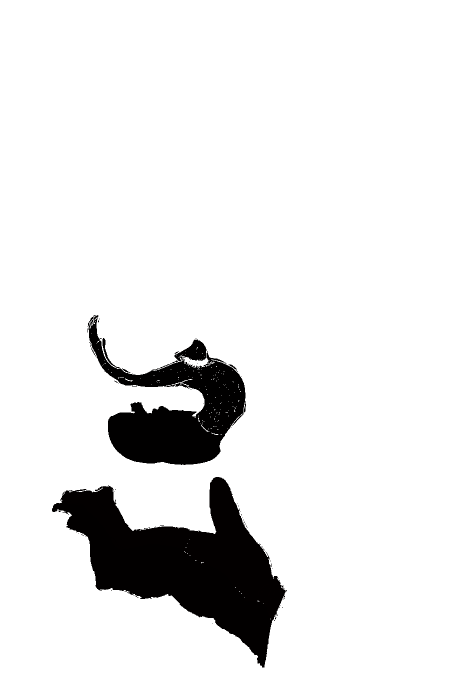
#> input picture yose/user_masks/kuniyoshi_labels.png, 950 x 1394 px, given in place of tfam.png, which was not available (shown at 1/2 size)
$ python trace.py   (older library calls are emulated)
#> lines starting #> are read from the running program, lines starting #| are printed output that depends on the picture; after the words box and inside, x2 and y2 are one past the last pixel; in counts of white or black regions, pixels touching at a corner belong together; pictures that were not available may be replaced by others from this repository, and a replacement may not be noted
# PROVENANCE ONLY (not run by build.zsh): how work/masks_traced/*.png was made from user_masks/.
# The committed masks_traced/*.png are its result; it also needs intermediate files not kept here.
# Snap the user's painted masks onto Kuniyoshi's ink lines (full resolution).
# user masks = rough guide; final edges come from a marker watershed on the ink-darkness ridge.
import numpy as np, cv2
from PIL import Image
import os
D=os.path.dirname(os.path.abspath(__file__))+'/'
src=np.asarray(Image.open(D+'dl/tfam.png').convert('RGB'))
H,W=src.shape[:2]
#> H = 1394; W = 950
f=src.astype(np.float32); R,G,B=f[...,0],f[...,1],f[...,2]
#> after `R, G, B = (f[..., 0], f[..., 1], f[..., 2])`: G: shape (1394, 950) float32; every value is 0
a=np.asarray(Image.open(D+'user_masks/kuniyoshi_labels.png').convert('RGBA'))
#> a is the input picture: shape (1394, 950, 4); mean R, G, B, A 0.2, 0, 0, 22.3
ids=(a[...,0]*(a[...,3]>0)).astype(np.int32)
#> ids: shape (1394, 950) int32; 5 distinct labels, from 0 to 4
# stray id4 -> nearest of 2/3
d2=cv2.distanceTransform((ids!=2).astype(np.uint8),cv2.DIST_L2,3); d3=cv2.distanceTransform((ids!=3).astype(np.uint8),cv2.DIST_L2,3)
ids[(ids==4)&(d3<=d2)]=3; ids[ids==4]=2
#> after `ids[(ids == 4) & (d3 <= d2)] = 3`: ids: shape (1394, 950) int32; 5 distinct labels, from 0 to 4
#> after `ids[ids == 4] = 2`: ids: shape (1394, 950) int32; 4 distinct labels, from 0 to 3
P={1:'jaw',3:'hand_upper',2:'hand_lower'}
# ---- ink ridge
dark=255-f.mean(-1)
dog=dark-cv2.GaussianBlur(dark,(0,0),3)          # local contrast: faint strokes stand out
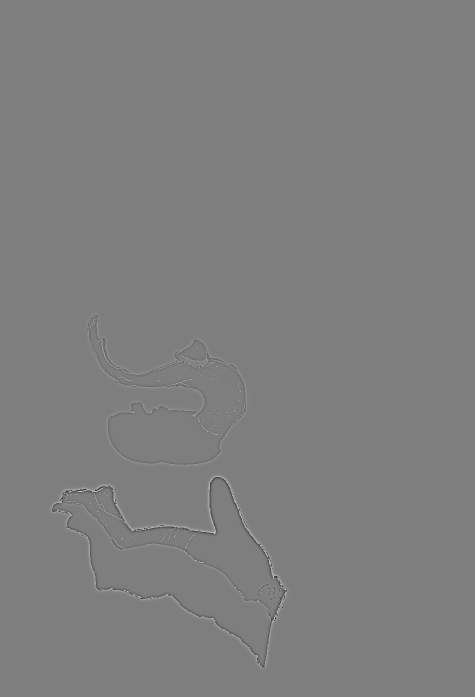
#> dog: shape (1394, 950) float32 (shown at 1/2 size); min -0.956, max 0.965, mean -1.52e-05; drawn with min black and max white
elev=0.5*dark+2.0*np.clip(dog,0,None)
rb=cv2.GaussianBlur(R-B,(0,0),1.0)               # skin (R>B) vs paper (B>=R): colour edge where ink is faint
gx=cv2.Sobel(rb,cv2.CV_32F,1,0,ksize=3); gy=cv2.Sobel(rb,cv2.CV_32F,0,1,ksize=3)
elev=elev+0.35*np.sqrt(gx*gx+gy*gy)
elev=cv2.GaussianBlur(elev,(0,0),0.7)
elev8=np.clip(elev,0,255).astype(np.uint8)
inkish=(dog>12)|(dark>110)
#> inkish: shape (1394, 950) bool; every value is 1
bluish=(B>R+3)&(dark<135)
#> bluish: shape (1394, 950) bool; every value is 0
paperish=(f.min(-1)>195)&(B>=R-6)
bgpix=bluish&~inkish&(B>R+8)   # only true blue paper seeds the background; pale highlights inside a body are not paper
# ---- markers
BAND=6
k=cv2.getStructuringElement(cv2.MORPH_ELLIPSE,(2*BAND+1,2*BAND+1))
markers=np.zeros((H,W),np.int32)
anyp=np.zeros((H,W),np.uint8)
for i in P: anyp|=(ids==i).astype(np.uint8)
#> this loop made 3 passes
#> pass 1, `for i in P: anyp|=(ids==i).astype(np.uint8)`:
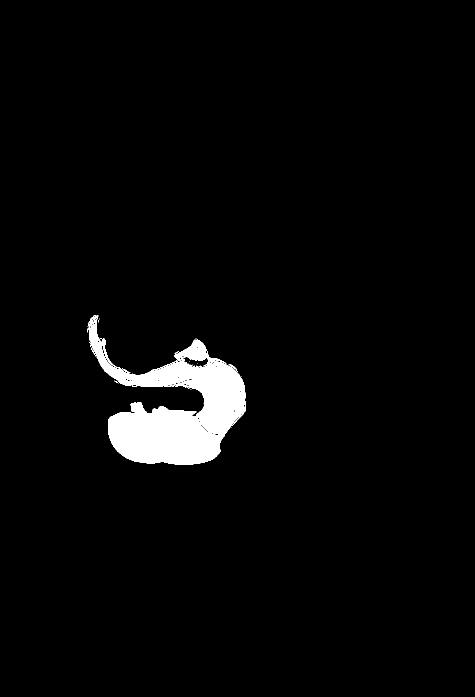
#> anyp: shape (1394, 950) (shown at 1/2 size); values 0 (black) and 1 (white), 3.1% white; 32 white regions (27 under 20 px), largest, box (x1, y1, x2, y2) and area: (176, 630, 491, 930) 41037, (457, 729, 476, 744) 52, (488, 802, 492, 825) 45, (244, 737, 261, 746) 43, (182, 695, 191, 712) 24
for i in P:
    core=cv2.erode((ids==i).astype(np.uint8),k).astype(bool)
    markers[core&~bgpix]=i
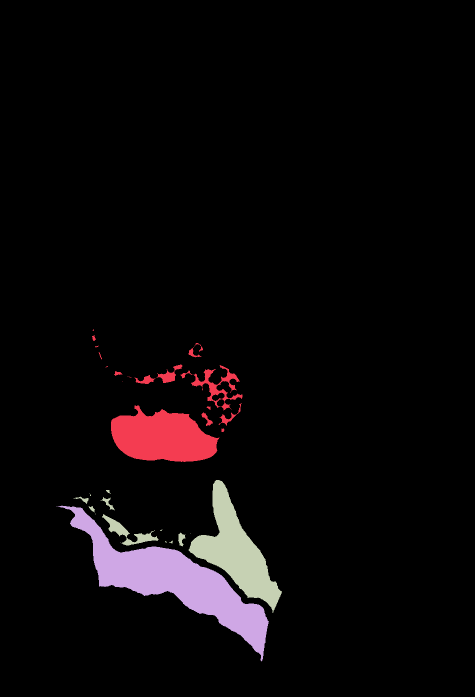
#> markers: shape (1394, 950) int32 (shown at 1/2 size); 4 distinct labels, from 0 to 3; one colour per label, 0 black
STATIC=10; BG=11
far=~cv2.dilate(anyp,k).astype(bool)
#> far: shape (1394, 950) bool; 89.6% white; 2 black regions, box (x1, y1, x2, y2) and area: (98, 948, 580, 1341) 85465, (169, 624, 498, 936) 52627
markers[far&~bgpix]=STATIC
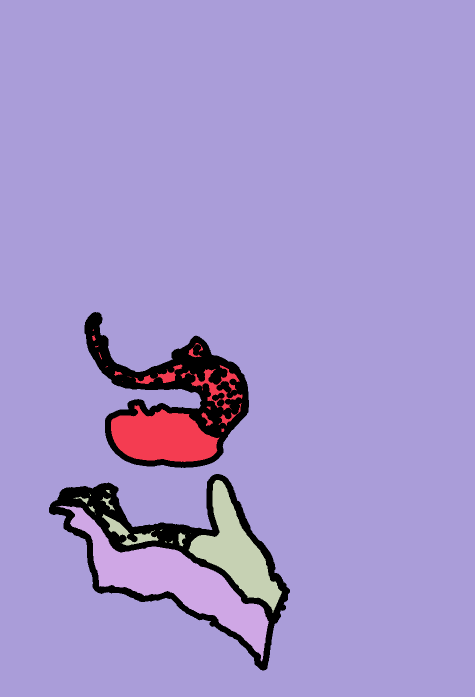
#> markers: shape (1394, 950) int32 (shown at 1/2 size); 5 distinct labels, from 0 to 10; one colour per label, 0 black
markers[bgpix&(markers==0)]=BG           # blue paper / pale fringe, also overspill inside a mask
# keep markers only inside a working window around the people
win=cv2.dilate(anyp,np.ones((41,41),np.uint8)).astype(bool)
#> win: shape (1394, 950) bool; 14.8% white; 1 white region, box (x1, y1, x2, y2) and area: (84, 610, 594, 1355) 196390
markers[~win]=STATIC
ws=cv2.watershed(cv2.cvtColor(elev8,cv2.COLOR_GRAY2BGR),markers)
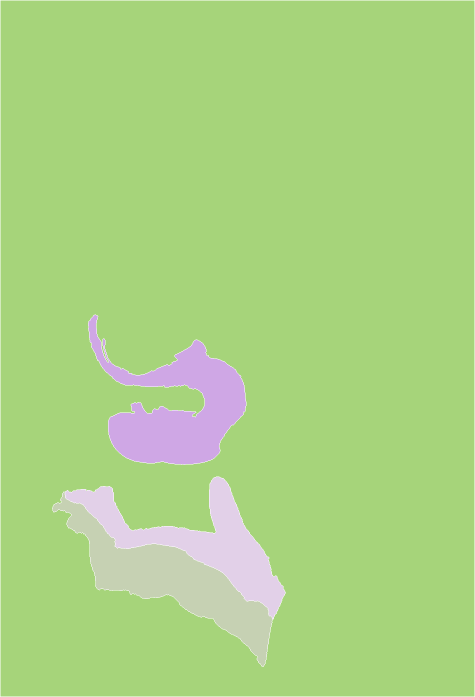
#> ws: shape (1394, 950) int32 (shown at 1/2 size); 5 distinct labels, from -1 to 10; one colour per label, 0 black, -1 white
lab=ws.copy()
# watershed ridge pixels (-1): give to the darker-side neighbour majority
r=lab<0
#> r: shape (1394, 950) bool; 0.62% white in thin lines or dots
nb=cv2.dilate(np.where(lab>0,lab,0).astype(np.float32),np.ones((3,3))).astype(np.int32)
#> nb: shape (1394, 950) int32; 4 distinct labels, from 1 to 10
lab[r]=nb[r]
#> lab: shape (1394, 950) int32; 4 distinct labels, from 1 to 10
# ---- the ink stroke itself: a person takes the whole stroke on its OUTER side (toward paper/static),
# and on the hand dividing line the upper man (3) takes it.
def own_stroke(lab,i,others):
    m=(lab==i)
    for _ in range(4):
        ring=cv2.dilate(m.astype(np.uint8),np.ones((3,3),np.uint8)).astype(bool)&~m
        take=ring&inkish&np.isin(lab,others)&(dark>70)
        if not take.any(): break
        m=m|take
    return m
# snap outward toward the paper: grow (max 6 px, geodesic) into ink or skin-coloured pixels only,
# never into paper (blue or the pale bluish fringe). This fills gaps where the brush stopped short.
growable=(dark>95)|(R>B+6)
for _ in range(6):
    for i in P:
        m=(lab==i).astype(np.uint8)
        ring=cv2.dilate(m,np.ones((3,3),np.uint8)).astype(bool)&(lab==BG)&growable
        lab[ring]=i
#> m: shape (1394, 950); values 0 (black) and 1 (white), 3% white; 1 white region, box (x1, y1, x2, y2) and area: (105, 984, 545, 1333) 40205
L=lab.copy()
L[own_stroke(lab,1,[BG])]=1                       # jaw outline against the paper
#> after the loop in own_stroke, `for _ in range(4):`: m: shape (1394, 950) bool; 3.1% white; 1 white region, box (x1, y1, x2, y2) and area: (177, 630, 492, 929) 41333
L[own_stroke(lab,3,[BG,2])]=3                     # upper man: outline + dividing line
#> after the loop in own_stroke (call 2), `for _ in range(4):`: m: shape (1394, 950) bool; 2.8% white; 1 white region, box (x1, y1, x2, y2) and area: (125, 954, 571, 1242) 36447
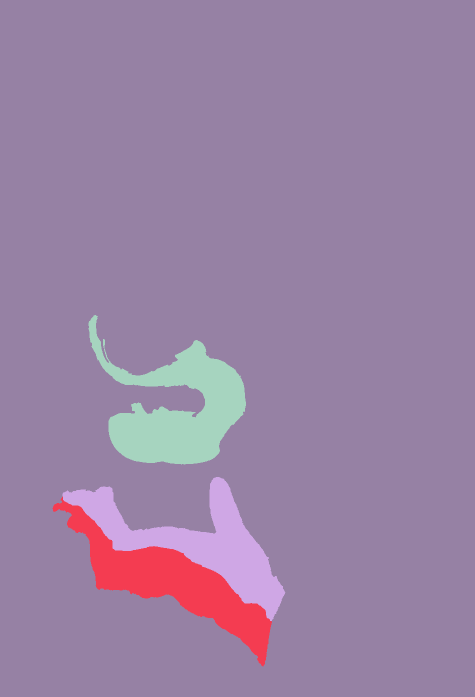
#> L: shape (1394, 950) int32 (shown at 1/2 size); 4 distinct labels, from 1 to 10; one colour per label, 0 black
L[own_stroke(L,2,[BG])]=2                         # lower man: outline against paper
#> call 3 of own_stroke, with i = 2
#> after the loop in own_stroke (call 3), `for _ in range(4):`:
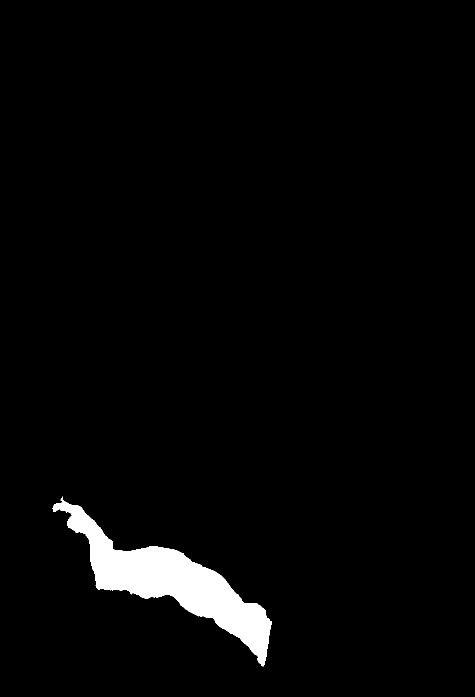
#> m: shape (1394, 950) bool (shown at 1/2 size); 2.8% white; 1 white region, box (x1, y1, x2, y2) and area: (105, 993, 544, 1333) 37392
# clean: largest piece per person, fill holes, drop specks (no opening: keeps toes/corners)
for i in P:
    m=(L==i).astype(np.uint8)
    n,cc,st,_=cv2.connectedComponentsWithStats(m,connectivity=8)
    if n>2:
        big=1+np.argmax(st[1:,cv2.CC_STAT_AREA]); L[(m>0)&(cc!=big)]=BG
    m=(L==i).astype(np.uint8); ff=m.copy(); mm=np.zeros((H+2,W+2),np.uint8)
    cv2.floodFill(ff,mm,(0,0),1); L[(ff==0)]=i
#> this loop made 3 passes
#> st on passes 1 to 3: [[0, 0, 950, 1394, 1282967], [177, 630, 315, 299, 41333]], [[0, 0, 950, 1394, 1287853], [125, 954, 446, 288, 36447]], [[0, 0, 950, 1394, 1286908], [105, 993, 439, 340, 37392]]
# bridge to an outer ink stroke that is separated from the body by 1-3 px of blue over-print
for i in P:
    m=(L==i).astype(np.uint8)
    dm=cv2.distanceTransform(1-m,cv2.DIST_L2,5)
    inkc=((L==BG)&(dark>130)&(dm<=5)).astype(np.uint8)
    if inkc.sum()==0: continue
    di=cv2.distanceTransform(1-inkc,cv2.DIST_L2,5)
    add=(L==BG)&(dm<=5)&(dm+di<=5.5)
    L[add]=i
# fill small notches between the body and its own outer ink stroke (concavities <= 5 px),
# but never with blue paper, so gaps between toes stay open
for i in P:
    m=(L==i).astype(np.uint8)
    cl=cv2.morphologyEx(m,cv2.MORPH_CLOSE,cv2.getStructuringElement(cv2.MORPH_ELLIPSE,(5,5))).astype(bool)
    add=cl&(m==0)&(L==BG)&~(B>R+8)
    L[add]=i
np.save(D+'work/traced_labels.npy',L)
# ---- antialiased alpha: 4x supersampled mask edge from the ink-weighted label boundary
for i,n in P.items():
    m=(L==i).astype(np.float32)
    up=cv2.resize(m,(W*4,H*4),interpolation=cv2.INTER_LINEAR)       # bilinear = sub-pixel edge
    up=(up>0.5).astype(np.float32)
    al=cv2.resize(up,(W,H),interpolation=cv2.INTER_AREA)
    Image.fromarray((al*255).astype(np.uint8)).save(D+'work/masks_traced/%s.png'%n)
    print(n,int(m.sum()),'user',int((ids==i).sum()))
# ---- views
COL={1:(255,0,0),3:(255,140,0),2:(0,90,255)}
def contours(i):
    cs,_=cv2.findContours((L==i).astype(np.uint8),cv2.RETR_EXTERNAL,cv2.CHAIN_APPROX_NONE); return cs
ov=src.copy()
for i in P: cv2.drawContours(ov,contours(i),-1,COL[i],1)
Image.fromarray(ov).save(D+'trace_overlay.png')
def cu(box,s=3):
#> called with box = (170, 620, 500, 940), s = 3
    x0,y0,x1,y1=box
    c=cv2.resize(src[y0:y1,x0:x1],None,fx=s,fy=s,interpolation=cv2.INTER_CUBIC).copy()
    for i in P:
        for ct in contours(i):
            p=((ct[:,0,:]-[x0,y0])*s+s//2).astype(np.int32)
            cv2.polylines(c,[p],True,COL[i],1,cv2.LINE_AA)
    return c
boxes={'jaw':(170,620,500,940),'toes':(90,950,270,1080),'thumb':(390,930,530,1180),'divide':(250,1040,560,1260)}
crops={n:cu(b) for n,b in boxes.items()}
#> crops = 4 items
for n,c in crops.items(): Image.fromarray(c).save(D+'work/tcu_%s.png'%n)
#> this loop made 4 passes
#> n on passes 1 to 4: 'jaw', 'toes', 'thumb', 'divide'
# assemble
from PIL import ImageDraw, ImageFont
fnt=ImageFont.truetype('/System/Library/Fonts/Supplemental/Arial Bold.ttf',24)
ims={n:Image.fromarray(c) for n,c in crops.items()}
#> ims = 4 items
row1=[ims['jaw'],ims['divide']]; row2=[ims['toes'],ims['thumb']]
Wt=max(sum(i.width for i in row1),sum(i.width for i in row2))+20
#> Wt = 1940
Ht=max(i.height for i in row1)+max(i.height for i in row2)+80
#> Ht = 1790
out=Image.new('RGB',(Wt,Ht),'white'); d=ImageDraw.Draw(out)
x=0
for n,im in zip(['jaw (x170-500,y620-940)','hand dividing line (x250-560,y1040-1260)'],row1):
    d.text((x+4,4),n,fill=0,font=fnt); out.paste(im,(x,34)); x+=im.width+20
#> this loop made 2 passes
#> (n, x) on passes 1 to 2: ('jaw (x170-500,y620-940)', 1010), ('hand dividing line (x250-560,y1040-1260)', 1960)
#> after the loop, x = 1960
y=34+max(i.height for i in row1)+10; x=0
#> after `y = 34 + max((i.height for i in row1)) + 10`: y = 1004
for n,im in zip(['fingertips / toes (x90-270,y950-1080)','thumb (x390-530,y930-1180)'],row2):
    d.text((x+4,y),n,fill=0,font=fnt); out.paste(im,(x,y+30)); x+=im.width+20
#> this loop made 2 passes
#> (n, x) on passes 1 to 2: ('fingertips / toes (x90-270,y950-1080)', 560), ('thumb (x390-530,y930-1180)', 1000)
#> after the loop, x = 1000
out.save(D+'trace_closeups.png'); print(out.size)
#| (1940, 1790)
